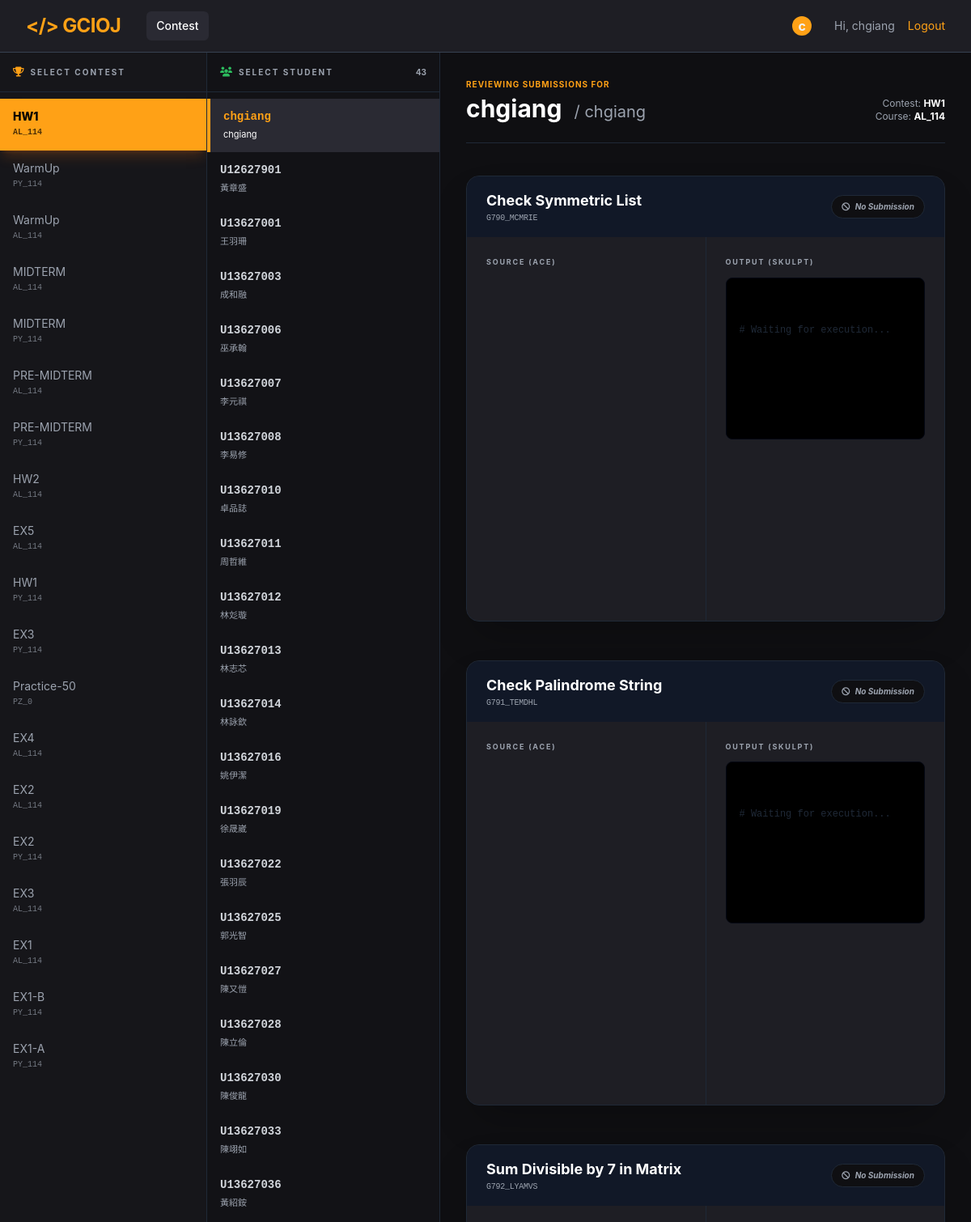
/GCIOJ/view_submissions.php (signed in, upper part), run on the app's committed database.
### tables this page shows
CREATE TABLE `contest` (
  `id` int NOT NULL AUTO_INCREMENT,
  `name` varchar(100) NOT NULL,
  `course_id` int NOT NULL,
  `course` varchar(100) DEFAULT NULL,
  `is_active` tinyint(1) NOT NULL DEFAULT '0',
  `is_public` tinyint(1) NOT NULL DEFAULT '0',
  `anti_cheat` tinyint(1) NOT NULL DEFAULT '0',
  `start_time` datetime DEFAULT NULL,
  `end_time` datetime DEFAULT NULL,
  PRIMARY KEY (`id`)
);

CREATE TABLE `student` (
  `id` int NOT NULL AUTO_INCREMENT,
  `student_id` varchar(50) NOT NULL,
  `password` varchar(20) NOT NULL DEFAULT 'pass',
  `name` varchar(100) DEFAULT NULL,
  `english_name` varchar(100) DEFAULT NULL,
  `class` varchar(50) DEFAULT NULL,
  PRIMARY KEY (`id`),
  UNIQUE KEY `username` (`student_id`)
);

CREATE TABLE `contest_problem` (
  `contest_id` int NOT NULL,
  `problem_id` int NOT NULL,
  `problem_order` int DEFAULT NULL,
  PRIMARY KEY (`contest_id`,`problem_id`),
  KEY `problem_id` (`problem_id`),
  CONSTRAINT `contest_problem_ibfk_1` FOREIGN KEY (`contest_id`) REFERENCES `contest` (`id`) ON DELETE CASCADE,
  CONSTRAINT `contest_problem_ibfk_2` FOREIGN KEY (`problem_id`) REFERENCES `problem` (`id`) ON DELETE CASCADE
);

CREATE TABLE `problem` (
  `id` int NOT NULL AUTO_INCREMENT,
  `code` varchar(20) NOT NULL,
  `leetcode_id` varchar(50) DEFAULT NULL,
  `leetcode_link` varchar(255) DEFAULT NULL,
  `title` varchar(255) DEFAULT NULL,
  `input_type` varchar(10) NOT NULL DEFAULT 'arr',
  `output_type` enum('screen','value') NOT NULL DEFAULT 'value',
  `grading_type` enum('algorithm','test') NOT NULL,
  `description` text,
  `level` enum('Easy','Medium','Hard') DEFAULT 'Easy',
  `time_limit_ms` int DEFAULT '1000',
  `memory_limit_mb` int DEFAULT '256',
  `tag` varchar(255) DEFAULT NULL,
  `forbidden_keyword` text NOT NULL,
  PRIMARY KEY (`id`),
  UNIQUE KEY `code` (`code`)
);

### GCIOJ/db.php (called while the page is built, shortened)
<?php
class DB
{
    private static $pdo = null;
    public static function connect()
    {
        if (self::$pdo === null) {
            try {
                $host = DB_HOST;
                $db = DB_NAME;
                $user = DB_USER;
                $pass = DB_PASS;
                $charset = 'utf8mb4';
                $dsn = "mysql:host=$host;dbname=$db;charset=$charset";
                self::$pdo = new PDO($dsn, $user, $pass, [
                    PDO::ATTR_ERRMODE => PDO::ERRMODE_EXCEPTION,
                    PDO::ATTR_DEFAULT_FETCH_MODE => PDO::FETCH_ASSOC
                ]);
            }
            catch (PDOException $e) {
                die("DB Connection Error: " . $e->getMessage());
            }
        }
        return self::$pdo;
    }
}
?>

### GCIOJ/contest.php (called while the page is built, shortened)
<?php
require_once 'db.php';
class Contest
{
    public static function getAll()
    {
        return DB::connect()->query("SELECT * FROM contest ORDER BY is_active DESC, id DESC")->fetchAll();
    }
    public static function getById($id)
    {
        $stmt = DB::connect()->prepare("SELECT * FROM contest WHERE id = ?");
        $stmt->execute([$id]);
        return $stmt->fetch();
    }
    public static function getProblems($contestId)
    {
        $sql = "SELECT p.*, cp.problem_order
                FROM problem p
                JOIN contest_problem cp ON p.id = cp.problem_id
                WHERE cp.contest_id = ?
                ORDER BY cp.problem_order ASC";
        $stmt = DB::connect()->prepare($sql);
        $stmt->execute([$contestId]);
        return $stmt->fetchAll();
    }
}
?>

### GCIOJ/view_submissions.php (the view, shortened to what this page needs)
<?php
require_once 'db.php';
require_once 'contest.php';
$db = DB::connect();
$contests = Contest::getAll();
$selectedContestId = isset($_GET['contest_id']) ? (int)$_GET['contest_id'] : 0;
if ($selectedContestId === 0 && !empty($contests)) {
    $selectedContestId = (int)$contests[0]['id'];
}
$selectedStudentId = isset($_GET['student_id']) ? $_GET['student_id'] : '';
$selectedContest = null;
$students = [];
$submissionsArr = [];
if ($selectedContestId > 0) {
    $selectedContest = Contest::getById($selectedContestId);
    $stmt = $db->prepare("
        SELECT DISTINCT s.id as db_id, s.student_id, s.name
        FROM student s
        JOIN submission sub ON s.id = sub.student_id
        WHERE sub.contest_id = ?
        ORDER BY s.student_id ASC
    ");
    $stmt->execute([$selectedContestId]);
    $students = $stmt->fetchAll(PDO::FETCH_ASSOC);
    if (empty($selectedStudentId) && !empty($students)) {
        $selectedStudentId = $students[0]['student_id'];
    }
    $problems = Contest::getProblems($selectedContestId);
    if ($selectedStudentId) {
        $courseCodeRaw = $selectedContest['course'];
        $contestNameRaw = $selectedContest['name'];
        $courseCode = preg_replace('/[^a-zA-Z0-9_\-]/', '', $courseCodeRaw);
        $contestName = preg_replace('/[^a-zA-Z0-9_\- ]/', '', $contestNameRaw);
        foreach ($problems as $p) {
            $problemCode = $p['code'];
            $dirPath = "contest_upload/{$courseCode}_{$contestName}/{$selectedStudentId}";
            $filePath = "{$dirPath}/{$selectedStudentId}_{$problemCode}.py";
            $code = "";
            $submissionsArr[] = [
                'problem_id' => $p['id'],
                'problem_title' => $p['title'],
                'problem_code' => $problemCode,
                'code' => $code,
                'file_exists' => file_exists($filePath)
            ];
        }
    }
}
?>
<!DOCTYPE html>
<html lang="en" class="dark">
<head>
    <script src="https://cdn.tailwindcss.com"></script>
    <link rel="stylesheet" href="https://cdnjs.cloudflare.com/ajax/libs/font-awesome/6.4.0/css/all.min.css">
</head>
<body class="bg-dark-bg text-dark-text font-sans h-screen flex flex-col overflow-hidden">
    <?php include_once 'nav.php'; ?>
    <div class="flex flex-grow overflow-hidden">
        <aside class="w-64 bg-dark-sidebar border-r border-gray-800 flex flex-col shrink-0">
            <div class="p-4 border-b border-gray-800 flex items-center gap-2">
                <i class="fas fa-trophy text-brand-orange text-xs"></i>
                <h2 class="text-[10px] font-bold text-dark-muted uppercase tracking-[0.2em]">Select Contest</h2>
            </div>
            <div class="flex-grow overflow-y-auto pt-2">
                <?php foreach ($contests as $c): ?>
                    <a href="?contest_id=<?= $c['id'] ?>"
                       class="block px-4 py-3 text-sm transition-all <?= $selectedContestId == $c['id'] ? 'bg-brand-orange text-black font-extrabold shadow-lg shadow-orange-500/20' : 'text-dark-muted hover:bg-dark-hover hover:text-white' ?>">
                        <div class="truncate"><?= htmlspecialchars($c['name']) ?></div>
                        <div class="text-[10px] opacity-70 font-mono"><?= htmlspecialchars($c['course'] ?: 'UNSET') ?></div>
                    </a>
                <?php endforeach; ?>
            </div>
        </aside>
        <aside class="w-72 bg-dark-sidebar/50 border-r border-gray-800 flex flex-col shrink-0">
            <div class="p-4 border-b border-gray-800 flex items-center justify-between">
                <div class="flex items-center gap-2">
                    <i class="fas fa-users text-brand-green text-xs"></i>
                    <h2 class="text-[10px] font-bold text-dark-muted uppercase tracking-[0.2em]">Select Student</h2>
                </div>
                <span class="text-[10px] text-dark-muted font-bold"><?= count($students) ?></span>
            </div>
            <div class="flex-grow overflow-y-auto pt-2">
                <?php if ($selectedContestId): ?>
                    <?php foreach ($students as $s): ?>
                        <a href="?contest_id=<?= $selectedContestId ?>&student_id=<?= $s['student_id'] ?>"
                           class="block px-4 py-3 text-sm transition-all group <?= $selectedStudentId == $s['student_id'] ? 'bg-dark-hover border-l-4 border-brand-orange' : 'hover:bg-dark-hover/50' ?>">
                            <div class="flex justify-between items-center mb-0.5">
                                <span class="font-bold font-mono <?= $selectedStudentId == $s['student_id'] ? 'text-brand-orange' : 'text-gray-300' ?>">
                                    <?= htmlspecialchars($s['student_id']) ?>
                                </span>
                            </div>
                            <div class="text-[11px] <?= $selectedStudentId == $s['student_id'] ? 'text-white' : 'text-dark-muted' ?> truncate">
                                <?= htmlspecialchars($s['name']) ?>
                            </div>
                        </a>
                    <?php endforeach; ?>
                <?php else: ?>
                    <div class="p-6 text-center text-dark-muted italic text-xs">Pick a contest first...</div>
                <?php endif; ?>
            </div>
        </aside>
        <main class="flex-grow bg-dark-bg p-8 overflow-y-auto relative">
            <?php if ($selectedStudentId): ?>
                <div class="mb-10 flex justify-between items-end border-b border-gray-800 pb-6">
                    <div>
                        <span class="text-[10px] font-bold text-brand-orange uppercase tracking-widest mb-1 block">Reviewing Submissions for</span>
                        <h1 class="text-3xl font-bold text-white"><?= htmlspecialchars($selectedStudentId) ?> <span class="text-dark-muted text-xl font-normal ml-2">/ <?= htmlspecialchars($students[array_search($selectedStudentId, array_column($students, 'student_id'))]['name'] ?? '') ?></span></h1>
                    </div>
                    <div class="text-right">
                        <div class="text-xs text-dark-muted">Contest: <span class="text-white font-bold"><?= htmlspecialchars($selectedContest['name']) ?></span></div>
                        <div class="text-xs text-dark-muted">Course: <span class="text-white font-bold"><?= htmlspecialchars($selectedContest['course']) ?></span></div>
                    </div>
                </div>
                <div class="space-y-12">
                    <?php foreach ($submissionsArr as $sub): ?>
                        <div class="bg-dark-surface border border-gray-800 rounded-2xl overflow-hidden shadow-2xl transition hover:border-gray-700">
                            <div class="px-6 py-4 bg-gray-900 flex justify-between items-center">
                                <div>
                                    <h2 class="text-lg font-bold text-white"><?= htmlspecialchars($sub['problem_title']) ?></h2>
                                    <p class="text-[10px] text-dark-muted font-mono uppercase tracking-tight"><?= htmlspecialchars($sub['problem_code']) ?></p>
                                </div>
                                <?php if ($sub['file_exists']): ?>
                                    <button onclick="runCode('<?= $sub['problem_code'] ?>')"
                                            class="bg-brand-green hover:bg-green-600 text-white px-5 py-2 rounded-lg font-bold text-xs transition flex items-center gap-2 shadow-lg shadow-green-500/20 active:scale-95">
                                        <i class="fas fa-play"></i> Run Code
                                    </button>
                                <?php else: ?>
                                    <span class="text-dark-muted text-[10px] font-bold bg-dark-bg px-3 py-1.5 rounded-full border border-gray-800 italic">
                                        <i class="fas fa-ban mr-1"></i> No Submission
                                    </span>
                                <?php endif; ?>
                            </div>
                            <div class="grid grid-cols-1 lg:grid-cols-2 gap-px bg-gray-800">
                                <div class="bg-dark-surface p-6">
                                    <label class="text-[9px] font-bold text-dark-muted uppercase tracking-[0.2em] mb-3 block">Source (Ace)</label>
                                    <div id="editor-<?= $sub['problem_code'] ?>" class="h-[400px] w-full"><?= htmlspecialchars($sub['code']) ?></div>
                                </div>
                                <div class="bg-dark-surface p-6 flex flex-col">
                                    <label class="text-[9px] font-bold text-dark-muted uppercase tracking-[0.2em] mb-3 block">Output (Skulpt)</label>
                                    <div id="output-<?= $sub['problem_code'] ?>"
                                         class="output-div flex-grow bg-black p-4 text-brand-green text-xs overflow-y-auto border border-gray-950 rounded-lg whitespace-pre-wrap leading-relaxed">
                                        <span class="text-gray-800"># Waiting for execution...</span>
                                    </div>
                                </div>
                            </div>
                        </div>
                    <?php endforeach; ?>
                </div>
            <?php endif; ?>
        </main>
    </div>
</body>
</html>

### GCIOJ/view_submissions.php (style rules this page uses)
.output-div { font-family: 'Roboto Mono', monospace; min-height: 80px; max-height: 200px; }

### data on the page
contest: name "HW1", course "AL_114"
contest: name "WarmUp", course "PY_114"
contest: name "WarmUp", course "AL_114"
contest: name "MIDTERM", course "AL_114"
contest: name "MIDTERM", course "PY_114"
contest: name "PRE-MIDTERM", course "AL_114"
contest: name "PRE-MIDTERM", course "PY_114"
contest: name "HW2", course "AL_114"
contest: name "EX5", course "AL_114"
contest: name "HW1", course "PY_114"
contest: name "EX3", course "PY_114"
contest: name "Practice-50", course "PZ_0"
contest: name "EX4", course "AL_114"
contest: name "EX2", course "AL_114"
contest: name "EX2", course "PY_114"
contest: name "EX3", course "AL_114"
contest: name "EX1", course "AL_114"
contest: name "EX1-B", course "PY_114"
contest: name "EX1-A", course "PY_114"
student: student "chgiang", name "chgiang"
student: student "U12627901", name "黃章盛"
student: student "U13627001", name "王羽珊"
student: student "U13627003", name "成和融"
student: student "U13627006", name "巫承翰"
student: student "U13627007", name "李元祺"
student: student "U13627008", name "李易修"
student: student "U13627010", name "卓品誌"
student: student "U13627011", name "周哲維"
student: student "U13627012", name "林彣璇"
student: student "U13627013", name "林志芯"
student: student "U13627014", name "林詠欽"
student: student "U13627016", name "姚伊潔"
student: student "U13627019", name "徐晟崴"
student: student "U13627022", name "張羽辰"
student: student "U13627025", name "郭光智"
student: student "U13627027", name "陳又愷"
student: student "U13627028", name "陳立倫"
student: student "U13627030", name "陳俊龍"
student: student "U13627033", name "陳翊如"
student: student "U13627036", name "黃紹銨"
contest_problem: problem.title "Check Symmetric List", problem.code "G790_MCMRIE"
contest_problem: problem.title "Check Palindrome String", problem.code "G791_TEMDHL"
contest_problem: problem.title "Sum Divisible by 7 in Matrix", problem.code "G792_LYAMVS"

### other printed values
mb_substr($_SESSION['name'], 0, 1, "UTF-8") "c"
$_SESSION['student_id'] "chgiang"
count($students) "43"
